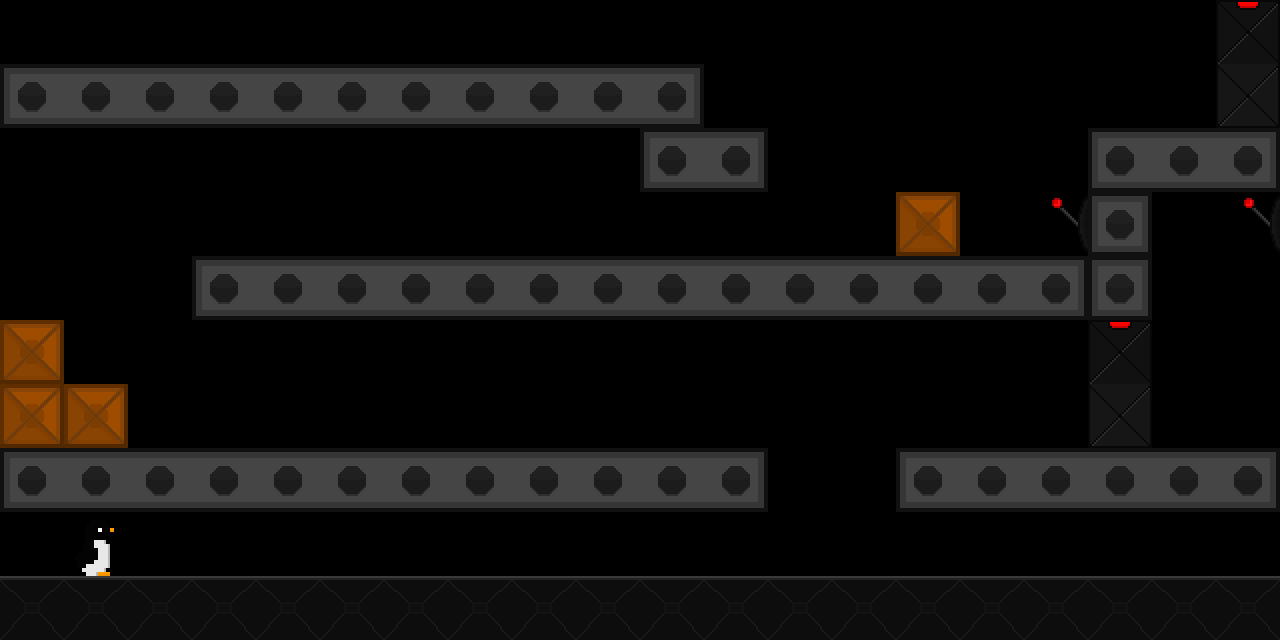

Rendered tile map (Tiled .tmx) drawn with the repository's tilesets; below, a short description and the full map source, tile grids included:
An orthogonal 20x10 tile map with 64x64 px tiles, 1 tile layer (Capa de patrones 1).

<map version="1.10" tiledversion="1.10.1" orientation="orthogonal" renderorder="right-down" width="20" height="10" tilewidth="64" tileheight="64" infinite="0" nextlayerid="2" nextobjectid="1">
 <editorsettings>
  <export target="Nivel1-3TLM.csv" format="csv" />
 </editorsettings>
 <tileset firstgid="1" source="SpriteSheet.tsx" />
 <layer id="1" name="Capa de patrones 1" width="20" height="10">
  <data encoding="csv">
0,0,0,0,0,0,0,0,0,0,0,0,0,0,0,0,0,0,0,15,
8,5,5,5,5,5,5,5,5,5,6,0,0,0,0,0,0,0,0,20,
0,0,0,0,0,0,0,0,0,0,8,6,0,0,0,0,0,8,5,6,
0,0,0,0,0,0,0,0,0,0,0,0,0,0,2,0,3,4,0,3,
0,0,0,8,5,5,5,5,5,5,5,5,5,5,5,5,6,4,0,0,
2,0,0,0,0,0,0,0,0,0,0,0,0,0,0,0,0,15,0,0,
2,2,0,0,0,0,0,0,0,0,0,0,0,0,0,0,0,20,0,0,
8,5,5,5,5,5,5,5,5,5,5,6,0,0,8,5,5,5,5,6,
0,7,0,0,0,0,0,0,0,0,0,0,0,0,0,0,0,0,0,0,
18,18,18,18,18,18,18,18,18,18,18,18,18,18,18,18,18,18,18,18
</data>
 </layer>
</map>
